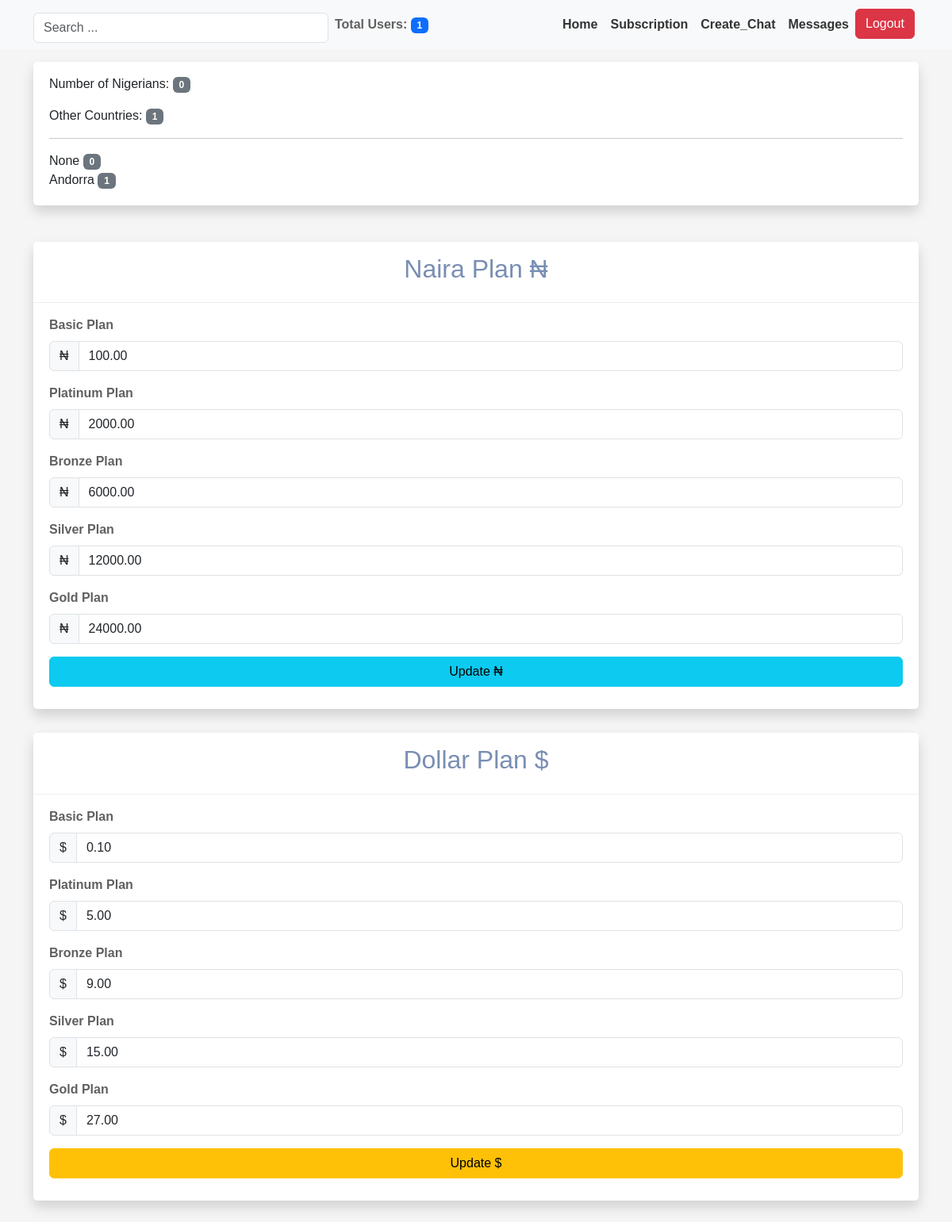
The page /superadmin (signed in) on the database its author committed.
### subscription/models.py (models this page shows, shortened)
class NairaSubscriptionPlan(models.Model):
    PLAN_CHOICES = (
        ('Basic', 'Basic - Daily Plan'),
        ('Platinum', 'Platinum - Monthly Plan'),
        ('Bronze', 'Bronze - Quarterly Plan'),
        ('Silver', 'Silver - Biannual Plan'),
        ('Gold', 'Gold - Annual Plan'),
        ('ForeignBasic', 'Basic - Daily Plan'),
        ('ForeignPlatinum', 'Platinum - Monthly Plan'),
        ('ForeignBronze', 'Bronze - Quarterly Plan'),
        ('ForeignSilver', 'Silver - Biannual Plan'),
        ('ForeignGold', 'Gold - Annual Plan'),
    )
    plan_type = models.CharField(max_length=20, choices=PLAN_CHOICES)
    price = models.DecimalField(max_digits=10, decimal_places=2)

class DollarSubscriptionPlan(models.Model):
    PLAN_CHOICES = (
        ('Basic', 'Basic - Daily Plan'),
        ('Platinum', 'Platinum - Monthly Plan'),
        ('Bronze', 'Bronze - Quarterly Plan'),
        ('Silver', 'Silver - Biannual Plan'),
        ('Gold', 'Gold - Annual Plan'),
    )
    plan_type = models.CharField(max_length=20, choices=PLAN_CHOICES)
    price = models.DecimalField(max_digits=10, decimal_places=2)

### myapp/views.py (the view, shortened to what this page needs)
# urls.py: path('superadmin', views.superadmin, name="superadmin"),
@login_required(login_url='superadminlogin')
def superadmin(request):
    if request.user.is_authenticated:
        if request.user.email == 'admin@admin.com':
            users = User.objects.all()
            number = users.count() - 1  # Total number of users
            other_country = 0
            nigeria = 0
            usercountry = User.objects.values('country').annotate(
                count=Count('country')).order_by('country')
            for country_data in usercountry:
                country = country_data['country']
                count = country_data['count']
                if country is not None:
                    if country.lower() == 'nigeria':
                        nigeria += count
                    else:
                        other_country += count
            nairaGold = NairaSubscriptionPlan.objects.get(plan_type='Gold')
            nairaSilver = NairaSubscriptionPlan.objects.get(plan_type='Silver')
            nairaBronze = NairaSubscriptionPlan.objects.get(plan_type='Bronze')
            nairaPlatinum = NairaSubscriptionPlan.objects.get(
                plan_type='Platinum')
            nairaBasic = NairaSubscriptionPlan.objects.get(plan_type='Basic')
            dollarGold = DollarSubscriptionPlan.objects.get(plan_type='Gold')
            dollarSilver = DollarSubscriptionPlan.objects.get(
                plan_type='Silver')
            dollarBronze = DollarSubscriptionPlan.objects.get(
                plan_type='Bronze')
            dollarPlatinum = DollarSubscriptionPlan.objects.get(
                plan_type='Platinum')
            dollarBasic = DollarSubscriptionPlan.objects.get(
                plan_type='Basic')
            context = {
                'users': users,
                'number': number,
                'nigeria': nigeria,
                'usercountry': usercountry,  # Updated usercountry list with counts
                'othercountry': other_country,
                'nairaGold': nairaGold,
                'nairaSilver': nairaSilver,
                'nairaBronze': nairaBronze,
                'nairaPlatinum': nairaPlatinum,
                'nairaBasic': nairaBasic,
                'dollarGold': dollarGold,
                'dollarSilver': dollarSilver,
                'dollarBronze': dollarBronze,
                'dollarPlatinum': dollarPlatinum,
                'dollarBasic': dollarBasic,
            }
        else:
            return redirect('superadminlogin')
    else:
        return redirect('superadminlogin')
    return render(request, 'myapp/superadmin.html', context)

### myapp/templates/myapp/superadmin.html (shortened to what this page needs)
{% extends 'superadminwrapper.html' %}
{% load static %}
{% block content %}
<div class="container">
    <div class="row my-3 g-0">
        <div class="card shadow">
            <div class="card-body">
                <label for="card-label" class="card-label mt-3">Number of Nigerians:
                    <span class="badge bg-secondary">{{ nigeria }}</span>
                </label>
                <br>
                <label for="card-label" class="card-label mt-3">Other Countries:
                    <span class="badge bg-secondary">{{ othercountry }}</span>
                </label>
                <br>
                <hr>
                {% for country_data in usercountry %}
                {{ country_data.country }}
                <span class="badge bg-secondary">{{ country_data.count }}</span>
                <br>
                {% endfor %}
            </div>
        </div>
    </div>
    <div class="row">
        <form action="" method="POST">
            <div class="card shadow border-secondary">
                <div class="card-header text-center">
                    <h2> Naira Plan ₦</h2>
                </div>
                <div class="card-body">
                    <div class="col-sm-12 mt-3">
                        <label for="plan" class="form-label">Basic Plan</label>
                        <div class="input-group">
                            <span class="input-group-text">₦</span>
                            <input type="number" class="form-control" name="basicprice" aria-label="itemprice"
                                value="{{nairaBasic.price}}" min="0">
                        </div>
                    </div>
                    <div class="col-sm-12 mt-3">
                        <label for="plan" class="form-label">Platinum Plan</label>
                        <div class="input-group">
                            <span class="input-group-text">₦</span>
                            <input type="number" class="form-control" name="platinumprice" aria-label="itemprice"
                                value="{{nairaPlatinum.price}}" min="0">
                        </div>
                    </div>
                    <div class="col-sm-12 mt-3">
                        <label for="plan" class="form-label">Bronze Plan</label>
                        <div class="input-group">
                            <span class="input-group-text">₦</span>
                            <input type="number" class="form-control" name="bronzeprice" aria-label="itemprice"
                                value="{{nairaBronze.price}}" min="0">
                        </div>
                    </div>
                    <div class="col-sm-12 mt-3">
                        <label for="plan" class="form-label">Silver Plan</label>
                        <div class="input-group">
                            <span class="input-group-text">₦</span>
                            <input type="number" class="form-control" name="silverprice" aria-label="itemprice"
                                value="{{nairaSilver.price}}" min="0">
                        </div>
                    </div>
                    <div class="col-sm-12 mt-3">
                        <label for="plan" class="form-label">Gold Plan</label>
                        <div class="input-group">
                            <span class="input-group-text">₦</span>
                            <input type="number" class="form-control" name="goldprice" aria-label="itemprice"
                                value="{{nairaGold.price}}" min="0">
                        </div>
                    </div>
                    <div class="col-sm-12 mt-3">
                        <button class="btn btn-info w-100 mb-2" name="nairabutton" type="submit">Update ₦</button>
                    </div>
                </div>
            </div>
        </form>
        <form action="" method="POST">
            <div class="card shadow border-secondary">
                <div class="card-header text-center">
                    <h2> Dollar Plan $</h2>
                </div>
                <div class="card-body">
                    <div class="col-sm-12 mt-3">
                        <label for="plan" class="form-label">Basic Plan</label>
                        <div class="input-group">
                            <span class="input-group-text">$</span>
                            <input type="number" class="form-control" name="basicprice" aria-label="itemprice"
                                value="{{dollarBasic.price}}" min="0">
                        </div>
                    </div>
                    <div class="col-sm-12 mt-3">
                        <label for="plan" class="form-label">Platinum Plan</label>
                        <div class="input-group">
                            <span class="input-group-text">$</span>
                            <input type="number" class="form-control" name="platinumprice" aria-label="itemprice"
                                value="{{dollarPlatinum.price}}" min="0">
                        </div>
                    </div>
                    <div class="col-sm-12 mt-3">
                        <label for="plan" class="form-label">Bronze Plan</label>
                        <div class="input-group">
                            <span class="input-group-text">$</span>
                            <input type="number" class="form-control" name="bronzeprice" aria-label="itemprice"
                                value="{{dollarBronze.price}}" min="0">
                        </div>
                    </div>
                    <div class="col-sm-12 mt-3">
                        <label for="plan" class="form-label">Silver Plan</label>
                        <div class="input-group">
                            <span class="input-group-text">$</span>
                            <input type="number" class="form-control" name="silverprice" aria-label="itemprice"
                                value="{{dollarSilver.price}}" min="0">
                        </div>
                    </div>
                    <div class="col-sm-12 mt-3">
                        <label for="plan" class="form-label">Gold Plan</label>
                        <div class="input-group">
                            <span class="input-group-text">$</span>
                            <input type="number" class="form-control" name="goldprice" aria-label="itemprice"
                                value="{{dollarGold.price}}" min="0">
                        </div>
                    </div>
                    <div class="col-sm-12 mt-3">
                        <button class="btn btn-warning w-100 mb-2" name="dollarbutton" type="submit">Update $</button>
                    </div>
                </div>
            </div>
        </form>
    </div>
</div>
{% endblock content %}

### static/assets/style.css (style rules this page uses)
:root { scroll-behavior: smooth; }
body { font-family: "Merriweather"; background: #F5F5F5; color: #333333; }
.form-label { font-weight: bold; color: #616060; }
.card { margin-bottom: 30px; border: none; border-radius: 5px; box-shadow: 0px 0 30px rgba(166, 184, 12, 0.1); }
.card-header { border-color: #ebeef4; background-color: #fff; color: #798eb3; padding: 15px; }
.card-body { padding: 0 20px 20px 20px; }

### static/homepage.css (style rules this page uses)
body { font-family: Arial, sans-serif; background-color: #000000; color: #ffffff; margin: 0; padding: 0; }

### templates/superadminwrapper.html (style rules this page uses)
body { background: whitesmoke; color: black; }

### rows shown on the page
NairaSubscriptionPlan: basicprice "100.00"
NairaSubscriptionPlan: platinumprice "2000.00"
NairaSubscriptionPlan: bronzeprice "6000.00"
NairaSubscriptionPlan: silverprice "12000.00"
NairaSubscriptionPlan: goldprice "24000.00"
DollarSubscriptionPlan: basicprice "0.10"
DollarSubscriptionPlan: platinumprice "5.00"
DollarSubscriptionPlan: bronzeprice "9.00"
DollarSubscriptionPlan: silverprice "15.00"
DollarSubscriptionPlan: goldprice "27.00"

### other values the page prints
{{ number }} "1"
{{ nigeria }} "0"
{{ othercountry }} "1"
{{ country_data.country }} "None" "Andorra"
{{ country_data.count }} "0" "1"
